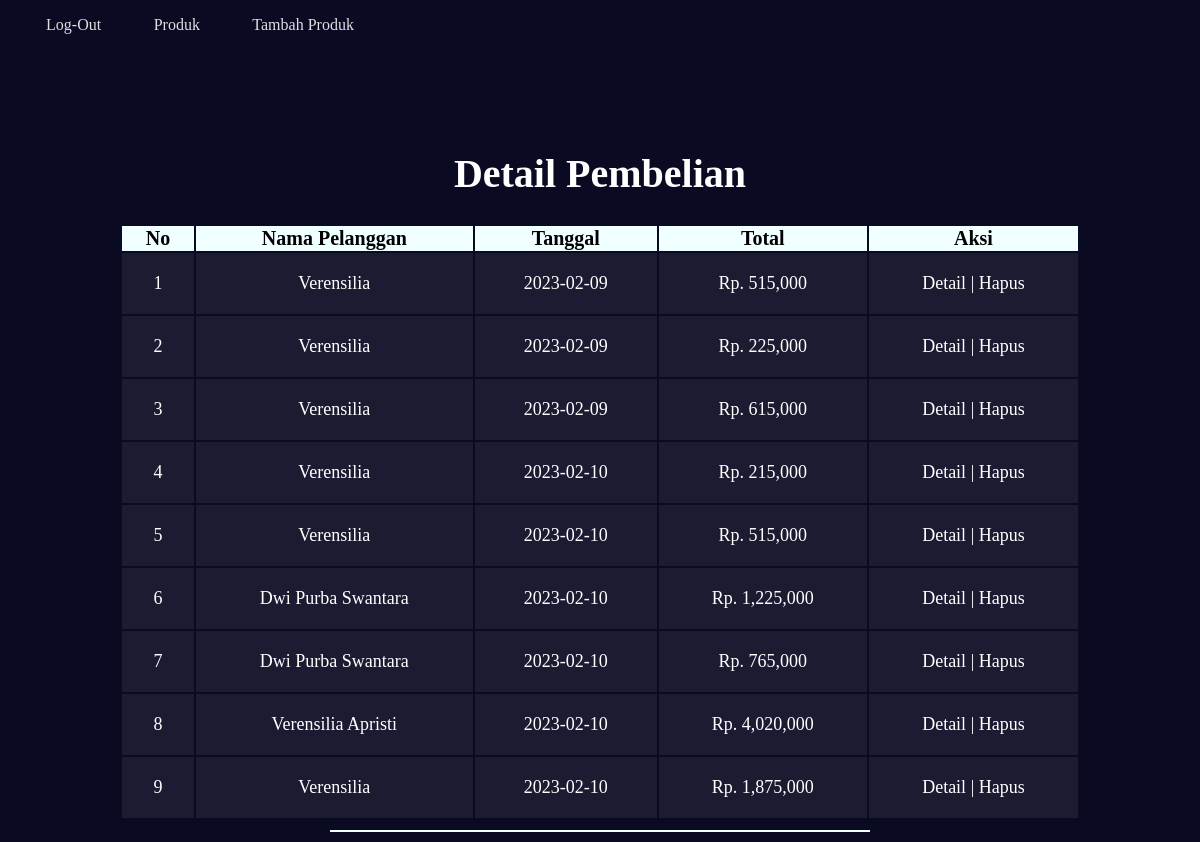
Screenshot of /daftar_beli.php with the database file from the repository.
### tables this page shows
CREATE TABLE `pesanan` (
  `id` int(11) NOT NULL,
  `id_user` int(11) NOT NULL,
  `total_harga` int(11) NOT NULL,
  `tanggal_pesanan` date NOT NULL,
  `id_alamat` int(11) NOT NULL
);

CREATE TABLE `user` (
  `id_user` int(11) NOT NULL,
  `nama_user` varchar(100) NOT NULL,
  `username` varchar(100) NOT NULL,
  `password` varchar(25) NOT NULL,
  `level` enum('admin','user') NOT NULL
);

### daftar_beli.php (the view, shortened to what this page needs)
<?php
include 'koneksi.php';
?>
<!DOCTYPE html>
<html>
    <head>
        <link rel="stylesheet" href="styleindex.css">
    </head>
    <body>
    <nav>
        <ul>
          <li><a href="logout.php">Log-Out</a></li>
          <li><a href="index_produk_admin.php">Produk</a></li>
          <li><a href="tambah.php">Tambah Produk</a></li>
        </ul>
      </nav>
      <h1 class="yuhu" >Detail Pembelian</h1>
      <section class="detail">
        <table  width="80%" style="margin:auto; font-size:18px; text-align:center;" border="0">
            <thead style="font-size:20px; background-color:azure; color:black;">
                <tr>
                    <th>No</th>
                    <th>Nama Pelanggan</th>
                    <th>Tanggal</th>
                    <th>Total</th>
                    <th>Aksi</th>
                </tr>
            </thead>
            <tbody style=" background-color:#1b1b32; color:white; ">
                <?php
                $nomor=1;
                $ambil_detail= mysqli_query($koneksi,"SELECT * FROM pesanan JOIN user ON pesanan.id_user=user.id_user");
                while($array_detail=mysqli_fetch_array($ambil_detail)){
                ?>
                    <tr>
                        <td><?php echo $nomor++;?></td>
                        <td><?php echo $array_detail['nama_user'];?></td>
                        <td><?php echo $array_detail['tanggal_pesanan'];?></td>
                        <td>Rp. <?php echo number_format($array_detail['total_harga']);?></td>
                        <td>
                            <a href="detail.php?idPesanan=<?php echo $array_detail['id'];?>">Detail</a>
                            | <a href="hapus_pembelian.php?idPesanan=<?php echo $array_detail['id'];?>">Hapus</a>
                        </td>
                    </tr>
               <?php } ?>
            </tbody>
        </table>
      </section>
      <div class="divider"></div>
    </body>
</html>

### styleindex.css (style rules this page uses)
body { margin: 0; background-color: navy; color: white; background-color: #0a0a23; }
td { padding: 20px; }
a { text-decoration: none; color: white; }
.yuhu { font-size: 40px; text-align: center; margin-top: 100px; }
nav { width: 70%; max-width: 400px; height: 50px; }
nav > ul { display: flex; justify-content: space-evenly; flex-wrap: wrap; align-items: center; padding-inline-start: 0; margin-block: 0; height: 100%; }
nav > ul > li { color: #dfdfe2; margin: 0 0.1rem; padding: 0.3rem; display: block; border-radius: 10px; }
li > a { color: inherit; text-decoration: none; }
.divider { height: 2px; width: 45%; background-color: azure; margin: 10px auto; }

### rows the page displays
pesanan: id_user.nama_user "Verensilia", tanggal_pesanan "2023-02-09", total_harga "515,000"
pesanan: id_user.nama_user "Verensilia", tanggal_pesanan "2023-02-09", total_harga "225,000"
pesanan: id_user.nama_user "Verensilia", tanggal_pesanan "2023-02-09", total_harga "615,000"
pesanan: id_user.nama_user "Verensilia", tanggal_pesanan "2023-02-10", total_harga "215,000"
pesanan: id_user.nama_user "Verensilia", tanggal_pesanan "2023-02-10", total_harga "515,000"
pesanan: id_user.nama_user "Dwi Purba Swantara", tanggal_pesanan "2023-02-10", total_harga "1,225,000"
pesanan: id_user.nama_user "Dwi Purba Swantara", tanggal_pesanan "2023-02-10", total_harga "765,000"
pesanan: id_user.nama_user "Verensilia Apristi", tanggal_pesanan "2023-02-10", total_harga "4,020,000"
pesanan: id_user.nama_user "Verensilia", tanggal_pesanan "2023-02-10", total_harga "1,875,000"
